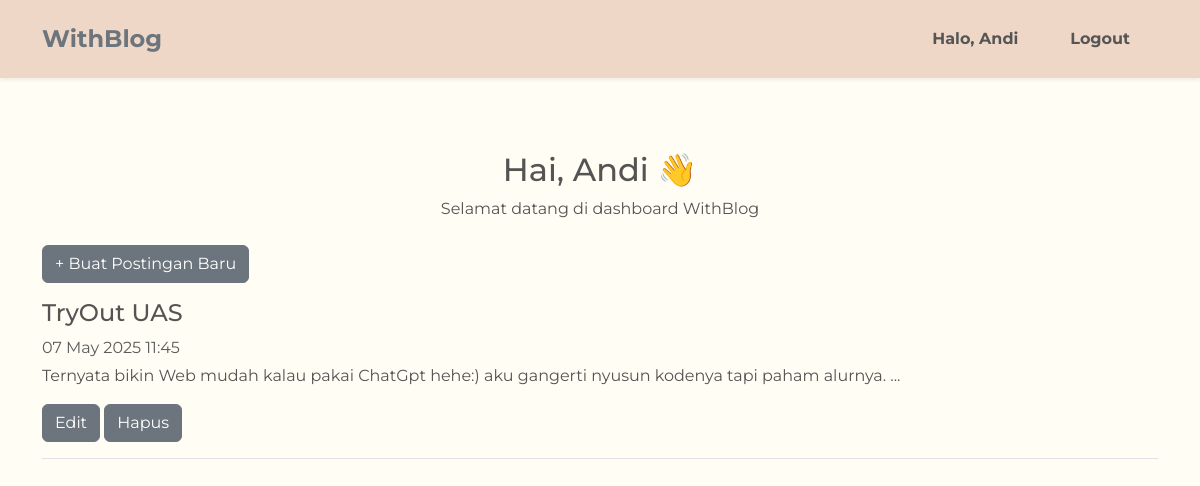
The app's page /dashboard.php (signed in) with its own data.
### tables this page shows
CREATE TABLE `posts` (
  `id` int NOT NULL,
  `user_id` int NOT NULL,
  `title` varchar(64) NOT NULL,
  `content` text,
  `create_at` datetime NOT NULL
);

### dashboard.php (the view, shortened to what this page needs)
<?php
require '../config/connection.php';
$fullname = $_SESSION['fullname'];
$user_id = $_SESSION['user_id'];
?>
<!DOCTYPE html>
<html lang="id">
<head>
  <link href="https://cdn.jsdelivr.net/npm/bootstrap@5.3.2/dist/css/bootstrap.min.css" rel="stylesheet">
  <link href="../assets/style.css" rel="stylesheet">
</head>
<body>
<nav class="navbar navbar-expand-lg py-3 shadow-sm">
  <div class="container">
    <a class="navbar-brand d-flex align-items-center" href="../beranda.php">
      <span class="fw-bold fs-4 text-secondary">WithBlog</span>
    </a>
    <ul class="navbar-nav d-flex align-items-center gap-3 mb-0 ms-auto">
      <?php if ($fullname): ?>
        <li class="nav-item d-flex align-items-center">
          <a class="nav-link px-2" href="dashboard.php">Halo, <?= htmlspecialchars($fullname) ?></a>
        </li>
        <li class="nav-item d-flex align-items-center">
          <a class="nav-link px-2" href="logout.php">Logout</a>
        </li>
      <?php endif; ?>
    </ul>
  </div>
</nav>
<button class="navbar-toggler" type="button" data-bs-toggle="collapse" data-bs-target="#mainNavbar">
  <span class="navbar-toggler-icon"></span>
</button>
<div class="container py-5">
  <div class="text-center mb-4">
    <h2>Hai, <?= htmlspecialchars($fullname) ?> 👋</h2>
    <p>Selamat datang di dashboard WithBlog</p>
  </div>
  <a href="create.php" class="btn btn-secondary mb-3">+ Buat Postingan Baru</a>
  <?php
    $query = "SELECT * FROM posts WHERE user_id = $user_id ORDER BY create_at DESC";
    $result = mysqli_query($connect, $query);
  ?>
  <?php if (mysqli_num_rows($result) > 0): ?>
    <?php while ($row = mysqli_fetch_assoc($result)): ?>
      <div class="mb-4 border-bottom pb-3">
        <h4><?= htmlspecialchars($row['title']) ?></h4>
        <p class="text-muted mb-1"><?= date('d M Y H:i', strtotime($row['create_at'])) ?></p>
        <p><?= nl2br(htmlspecialchars(substr($row['content'], 0, 100))) ?>...</p>
        <a href="edit.php?id=<?= $row['id'] ?>" class="btn btn-secondary">Edit</a>
        <a href="delete.php?id=<?= $row['id'] ?>" class="btn btn-secondary" onclick="return confirm('Yakin ingin menghapus?')">Hapus</a>
      </div>
    <?php endwhile; ?>
  <?php else: ?>
    <p>Kamu belum membuat postingan apa pun.</p>
  <?php endif; ?>

### style.css (style rules this page uses)
body { background-color: #FFFDF4; font-family: 'Montserrat', sans-serif; color: #545454; }
.navbar { background-color: rgb(238, 215, 198); font-weight: 600; }
.nav-link { color: #555 !important; font-weight: bold; margin-right: 20px; }

### records on screen
posts: title "TryOut UAS", create_at "07 May 2025 11:45", content "Ternyata bikin Web mudah kalau pakai ChatGpt hehe:) aku gangerti nyusun kodenya tapi paham alurnya."

### other values on screen
$fullname "Andi"
